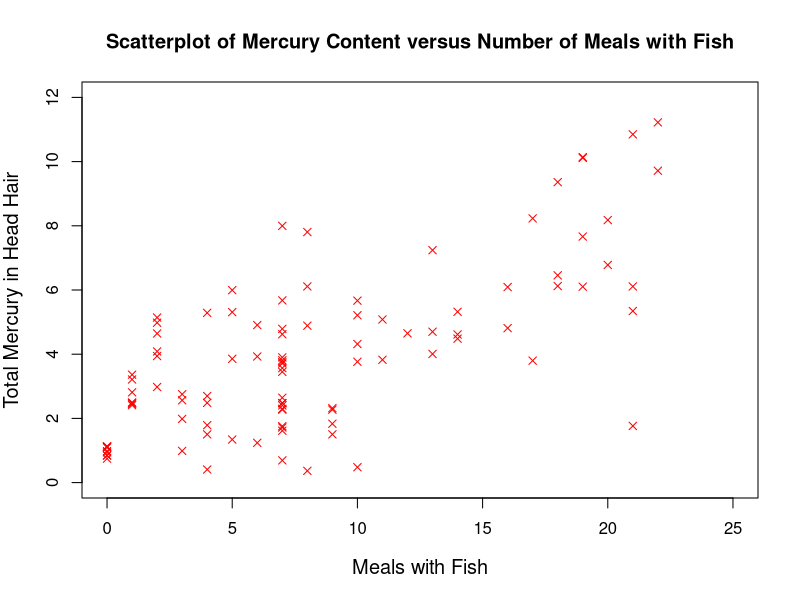
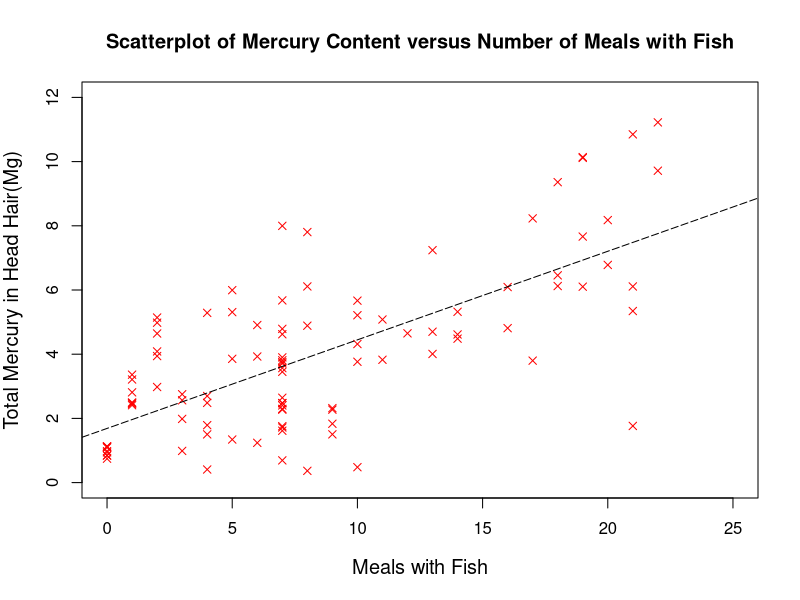

The R script that drew these images, in order:
setwd("C:\\Users\\Lin\\Desktop\\2019 Fall\\555 DAV_ R\\Homework\\hw3")

# 1. read the fisherman data
mercurydata = read.csv("fisherman_mercury.csv")
mercurydata

# 2. draw scatterplot, x-axis for number of fish and y-axis for mercury content
plot(mercurydata$fish, mercurydata$mercury,
main = "Scatterplot of Mercury Content versus Number of Meals with Fish",
xlab = "Meals with Fish", ylab = "Total Mercury in Head Hair",
xlim = c(0, 25), ylim = c(0,12), pch = 4, col="red",
cex=1, cex.lab = 1.2, cex.main = 1.2)

# Calculate Sample Correlation
cor(mercurydata$fish, mercurydata$mercury)

cor.test(mercurydata$fish, mercurydata$mercury)

# calculate the fitting linear model
flm <- lm(mercurydata$mercury~mercurydata$fish)

# get Beta1 and Beta0(interception)
lm(mercurydata$mercury~mercurydata$fish)

# adding the regression line to scatterplot
plot(mercurydata$fish, mercurydata$mercury,
     main = "Scatterplot of Mercury Content versus Number of Meals with Fish",
     xlab = "Meals with Fish", ylab = "Total Mercury in Head Hair(Mg)",
     xlim = c(0, 25), ylim = c(0,12), pch = 4, col="red",
     cex=1, cex.lab = 1.2, cex.main = 1.2)
abline(flm,lty=5,col="black")

# 6. calculate the ANOVA
anova(flm)
summary(flm)

# calculate the F-test by qf()
qf(0.90, 1, 98)

# calculate conf=90% for beta1 
confint(flm, level = 0.90)
